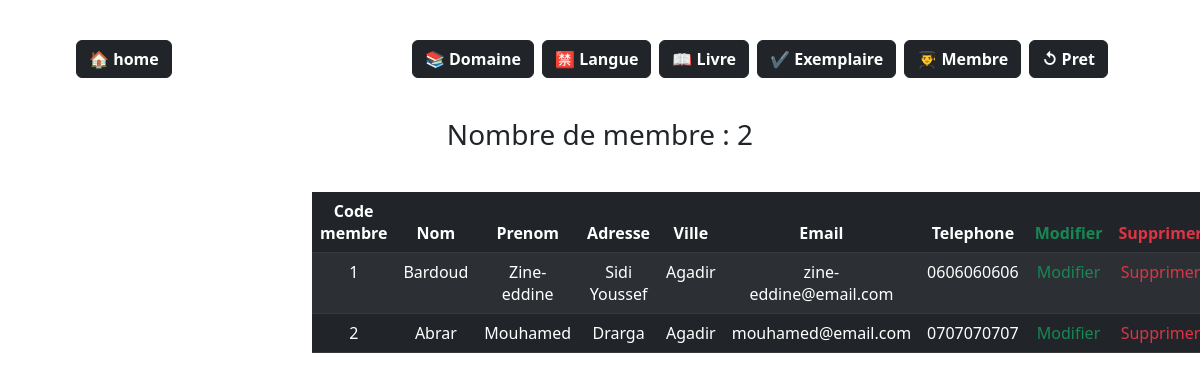
/Membre/ListerMembre.php, run on the app's committed database.
### tables this page shows
CREATE TABLE `membre` (
  `code_membre` int(11) NOT NULL,
  `nom` varchar(80) DEFAULT NULL,
  `prenom` varchar(80) DEFAULT NULL,
  `adresse` varchar(80) DEFAULT NULL,
  `ville` varchar(80) DEFAULT NULL,
  `email` varchar(80) DEFAULT NULL,
  `tel` varchar(80) DEFAULT NULL
);

### Membre/ListerMembre.php (the view, shortened to what this page needs)
<?php
require("../inclodes/config.php");
try {
	$conx = new PDO("mysql:host=$host;dbname=$dbname", $Login, $PW);
} catch (PDOException $e) {
	echo $e->getMessage();
}
?>
<html>
<head>
	<link href="https://cdn.jsdelivr.net/npm/bootstrap@5.2.0-beta1/dist/css/bootstrap.min.css" rel="stylesheet">
</head>
<body>
	<?php
	$sql = "select * from membre";
	$table = $conx->query($sql);
	?>
	<div class="header">
		<h3><?php echo 'Nombre de membre : ' . $table->rowCount(); ?></h3>
	</div>
	<div class="all container">
		<table class="table table-dark table-striped">
			<thead>
				<tr class="row1">
					<th>Code membre</th>
					<th>Nom</th>
					<th>Prenom</th>
					<th>Adresse</th>
					<th>Ville</th>
					<th>Email</th>
					<th>Telephone</th>
					<th class="text-success">Modifier</th>
					<th class="text-danger">Supprimer</th>
				</tr>
			</thead>
			<tbody class="rounded">
				<?php
				while ($row = $table->fetch(PDO::FETCH_ASSOC)) {
				?>
					<tr>
						<td><?php echo $row['code_membre'] ?> </td>
						<td><?php echo $row['nom'] ?> </td>
						<td><?php echo $row['prenom'] ?> </td>
						<td><?php echo $row['adresse'] ?> </td>
						<td><?php echo $row['ville'] ?> </td>
						<td><?php echo $row['email'] ?> </td>
						<td><?php echo $row['tel'] ?> </td>
						<td><a class="text-success dec-a" style="text-decoration: none;" href=<?php echo "EditMembre2.php/?Ref=" . $row['code_membre']; ?>>Modifier</a> </td>
						<td><a class="text-danger dec-a" style="text-decoration: none;" href=<?php echo "DeleteMembre2.php/?Ref=" . $row['code_membre']; ?>>Supprimer</a> </td>
					</tr>
				<?php
				}
				?>
		</table>
	</div>
</body>
</html>

### inclodes/style.css (style rules this page uses)
a { text-decoration: none; color: white; }
.all { width: 50%; margin-top: 40px; margin-left: 25%; }
.header { width: 100%; text-align: center; margin-top: 20px; }
tr, th, td { text-align: center }
nav { display: flex; padding: 0% 6%; justify-content: space-between; align-items: center; }
.logo { text-decoration: none; color: #fff; font-size: 20px; text-align: right; font-weight: bolder; letter-spacing: .3rem; }

### data on the page
membre: code_membre "1", nom "Bardoud", prenom "Zine-eddine", adresse "Sidi Youssef", ville "Agadir", email "zine-eddine@email.com", tel "0606060606"
membre: code_membre "2", nom "Abrar", prenom "Mouhamed", adresse "Drarga", ville "Agadir", email "mouhamed@email.com", tel "0707070707"

### other printed values
$table->rowCount() "2"
